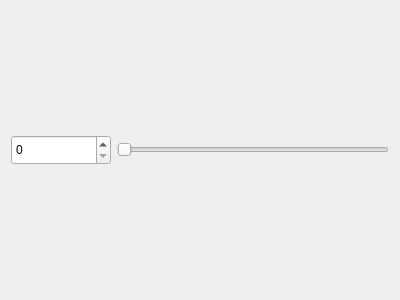
<?xml version="1.0" encoding="UTF-8"?>
<ui version="4.0">
 <class>SliderAndSpin</class>
 <widget class="QWidget" name="SliderAndSpin">
  <property name="geometry">
   <rect>
    <x>0</x>
    <y>0</y>
    <width>400</width>
    <height>300</height>
   </rect>
  </property>
  <property name="minimumSize">
   <size>
    <width>0</width>
    <height>0</height>
   </size>
  </property>
  <property name="windowTitle">
   <string>Form</string>
  </property>
  <layout class="QHBoxLayout" name="horizontalLayout">
   <item>
    <widget class="QSpinBox" name="spinBox">
     <property name="minimumSize">
      <size>
       <width>100</width>
       <height>30</height>
      </size>
     </property>
    </widget>
   </item>
   <item>
    <widget class="QSlider" name="horizontalSlider">
     <property name="minimumSize">
      <size>
       <width>100</width>
       <height>30</height>
      </size>
     </property>
     <property name="orientation">
      <enum>Qt::Horizontal</enum>
     </property>
    </widget>
   </item>
  </layout>
 </widget>
 <resources/>
 <connections/>
</ui>
